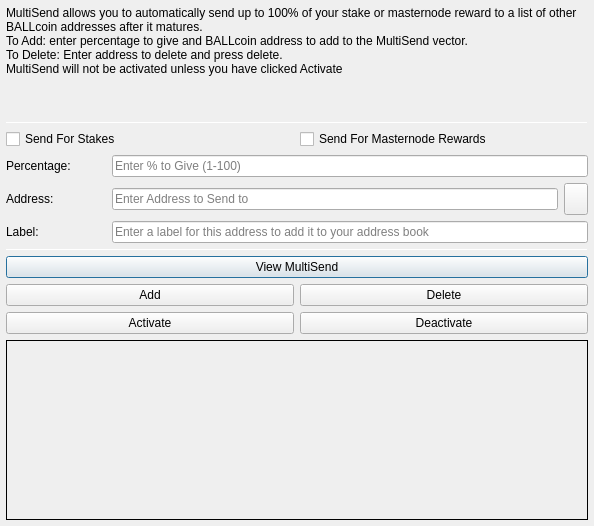
<?xml version="1.0" encoding="UTF-8"?>
<ui version="4.0">
 <class>MultiSendDialog</class>
 <widget class="QDialog" name="MultiSendDialog">
  <property name="windowModality">
   <enum>Qt::NonModal</enum>
  </property>
  <property name="geometry">
   <rect>
    <x>0</x>
    <y>0</y>
    <width>594</width>
    <height>526</height>
   </rect>
  </property>
  <property name="windowTitle">
   <string>MultiSend</string>
  </property>
  <layout class="QVBoxLayout" name="verticalLayout" stretch="0">
   <property name="leftMargin">
    <number>6</number>
   </property>
   <property name="topMargin">
    <number>6</number>
   </property>
   <property name="rightMargin">
    <number>6</number>
   </property>
   <property name="bottomMargin">
    <number>6</number>
   </property>
   <item>
    <layout class="QVBoxLayout" name="verticalLayout_Main" stretch="1,1,1,0,1,1,1">
     <item>
      <widget class="QLabel" name="label_2">
       <property name="lineWidth">
        <number>1</number>
       </property>
       <property name="text">
        <string>MultiSend allows you to automatically send up to 100% of your stake or masternode reward to a list of other BALLcoin addresses after it matures.
To Add: enter percentage to give and BALLcoin address to add to the MultiSend vector.
To Delete: Enter address to delete and press delete.
MultiSend will not be activated unless you have clicked Activate</string>
       </property>
       <property name="alignment">
        <set>Qt::AlignLeading|Qt::AlignLeft|Qt::AlignTop</set>
       </property>
       <property name="wordWrap">
        <bool>true</bool>
       </property>
      </widget>
     </item>
     <item>
      <widget class="Line" name="line">
       <property name="minimumSize">
        <size>
         <width>0</width>
         <height>1</height>
        </size>
       </property>
       <property name="maximumSize">
        <size>
         <width>16777215</width>
         <height>1</height>
        </size>
       </property>
       <property name="orientation">
        <enum>Qt::Horizontal</enum>
       </property>
      </widget>
     </item>
     <item>
      <layout class="QVBoxLayout" name="verticalLayout_Settings">
       <item>
        <layout class="QHBoxLayout" name="horizontalLayout">
         <item>
          <widget class="QCheckBox" name="multiSendStakeCheckBox">
           <property name="text">
            <string>Send For Stakes</string>
           </property>
          </widget>
         </item>
         <item>
          <widget class="QCheckBox" name="multiSendMasternodeCheckBox">
           <property name="text">
            <string>Send For Masternode Rewards</string>
           </property>
          </widget>
         </item>
        </layout>
       </item>
       <item>
        <layout class="QHBoxLayout" name="horizontalLayout_6">
         <item>
          <widget class="QLabel" name="label">
           <property name="minimumSize">
            <size>
             <width>100</width>
             <height>0</height>
            </size>
           </property>
           <property name="toolTip">
            <string>Percentage of stake to send</string>
           </property>
           <property name="text">
            <string>Percentage:</string>
           </property>
          </widget>
         </item>
         <item>
          <widget class="QLineEdit" name="multiSendPercentEdit">
           <property name="toolTip">
            <string>Enter whole numbers 1 - 100</string>
           </property>
           <property name="placeholderText">
            <string>Enter % to Give (1-100)</string>
           </property>
          </widget>
         </item>
        </layout>
       </item>
       <item>
        <layout class="QHBoxLayout" name="horizontalLayout_7">
         <item>
          <widget class="QLabel" name="label_5">
           <property name="minimumSize">
            <size>
             <width>100</width>
             <height>0</height>
            </size>
           </property>
           <property name="toolTip">
            <string>Address to send portion of stake to</string>
           </property>
           <property name="text">
            <string>Address:</string>
           </property>
          </widget>
         </item>
         <item>
          <widget class="QLineEdit" name="multiSendAddressEdit">
           <property name="toolTip">
            <string/>
           </property>
           <property name="placeholderText">
            <string>Enter Address to Send to</string>
           </property>
          </widget>
         </item>
         <item>
          <widget class="QToolButton" name="addressBookButton">
           <property name="maximumSize">
            <size>
             <width>16777215</width>
             <height>32</height>
            </size>
           </property>
           <property name="toolTip">
            <string>Choose an address from the address book</string>
           </property>
           <property name="text">
            <string/>
           </property>
           <property name="icon">
            <iconset resource="../ballcoin.qrc">
             <normaloff>:/icons/address-book</normaloff>:/icons/address-book</iconset>
           </property>
           <property name="shortcut">
            <string>Alt+A</string>
           </property>
          </widget>
         </item>
        </layout>
       </item>
      </layout>
     </item>
     <item>
      <layout class="QHBoxLayout" name="horizontalLayout_3">
       <item>
        <widget class="QLabel" name="label_3">
         <property name="minimumSize">
          <size>
           <width>100</width>
           <height>0</height>
          </size>
         </property>
         <property name="text">
          <string>Label:</string>
         </property>
        </widget>
       </item>
       <item>
        <widget class="QLineEdit" name="labelAddressLabelEdit">
         <property name="placeholderText">
          <string>Enter a label for this address to add it to your address book</string>
         </property>
        </widget>
       </item>
      </layout>
     </item>
     <item>
      <widget class="Line" name="line_2">
       <property name="minimumSize">
        <size>
         <width>0</width>
         <height>1</height>
        </size>
       </property>
       <property name="maximumSize">
        <size>
         <width>16777215</width>
         <height>1</height>
        </size>
       </property>
       <property name="orientation">
        <enum>Qt::Horizontal</enum>
       </property>
      </widget>
     </item>
     <item>
      <layout class="QVBoxLayout" name="verticalLayout_Buttons">
       <item>
        <layout class="QHBoxLayout" name="horizontalLayout_4">
         <item>
          <widget class="QPushButton" name="viewButton">
           <property name="toolTip">
            <string/>
           </property>
           <property name="statusTip">
            <string>View MultiSend Vector</string>
           </property>
           <property name="text">
            <string>View MultiSend</string>
           </property>
          </widget>
         </item>
        </layout>
       </item>
       <item>
        <layout class="QHBoxLayout" name="horizontalLayout_2">
         <item>
          <widget class="QPushButton" name="addButton">
           <property name="toolTip">
            <string/>
           </property>
           <property name="statusTip">
            <string>Add to MultiSend Vector</string>
           </property>
           <property name="text">
            <string>Add</string>
           </property>
          </widget>
         </item>
         <item>
          <widget class="QPushButton" name="deleteButton">
           <property name="toolTip">
            <string/>
           </property>
           <property name="statusTip">
            <string>Delete Address From MultiSend Vector</string>
           </property>
           <property name="text">
            <string>Delete</string>
           </property>
          </widget>
         </item>
        </layout>
       </item>
       <item>
        <layout class="QHBoxLayout" name="horizontalLayout_5">
         <item>
          <widget class="QPushButton" name="activateButton">
           <property name="statusTip">
            <string>Activate MultiSend</string>
           </property>
           <property name="text">
            <string>Activate</string>
           </property>
          </widget>
         </item>
         <item>
          <widget class="QPushButton" name="disableButton">
           <property name="statusTip">
            <string>Deactivate MultiSend</string>
           </property>
           <property name="text">
            <string>Deactivate</string>
           </property>
          </widget>
         </item>
        </layout>
       </item>
      </layout>
     </item>
     <item>
      <widget class="QLabel" name="message">
       <property name="minimumSize">
        <size>
         <width>0</width>
         <height>180</height>
        </size>
       </property>
       <property name="frameShape">
        <enum>QFrame::Panel</enum>
       </property>
       <property name="frameShadow">
        <enum>QFrame::Plain</enum>
       </property>
       <property name="lineWidth">
        <number>1</number>
       </property>
       <property name="midLineWidth">
        <number>1</number>
       </property>
       <property name="text">
        <string/>
       </property>
       <property name="alignment">
        <set>Qt::AlignLeading|Qt::AlignLeft|Qt::AlignTop</set>
       </property>
       <property name="wordWrap">
        <bool>true</bool>
       </property>
      </widget>
     </item>
    </layout>
   </item>
  </layout>
 </widget>
 <resources>
  <include location="../ballcoin.qrc"/>
 </resources>
 <connections/>
</ui>
